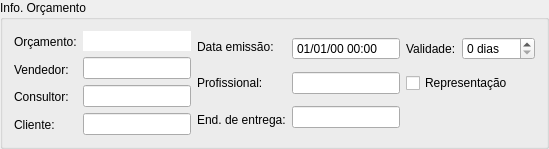
        <widget class="QGroupBox" name="groupBox_2">
         <property name="title">
          <string>Info. Orçamento</string>
         </property>
         <layout class="QGridLayout" name="gridLayout_3">
          <item row="0" column="0">
           <layout class="QHBoxLayout" name="horizontalLayout">
            <item>
             <layout class="QVBoxLayout" name="verticalLayout_6">
              <item>
               <widget class="QLabel" name="labelOrcamento">
                <property name="text">
                 <string>Orçamento:</string>
                </property>
               </widget>
              </item>
              <item>
               <widget class="QLabel" name="labelVendedor">
                <property name="sizePolicy">
                 <sizepolicy hsizetype="Fixed" vsizetype="Preferred">
                  <horstretch>0</horstretch>
                  <verstretch>0</verstretch>
                 </sizepolicy>
                </property>
                <property name="text">
                 <string>Vendedor:</string>
                </property>
               </widget>
              </item>
              <item>
               <widget class="QLabel" name="labelConsultor">
                <property name="sizePolicy">
                 <sizepolicy hsizetype="Fixed" vsizetype="Preferred">
                  <horstretch>0</horstretch>
                  <verstretch>0</verstretch>
                 </sizepolicy>
                </property>
                <property name="text">
                 <string>Consultor:</string>
                </property>
               </widget>
              </item>
              <item>
               <widget class="QLabel" name="labelCliente">
                <property name="text">
                 <string>Cliente:</string>
                </property>
               </widget>
              </item>
             </layout>
            </item>
            <item>
             <layout class="QVBoxLayout" name="verticalLayout_4">
              <item>
               <widget class="QLineEdit" name="lineEditOrcamento">
                <property name="toolTip">
                 <string>&lt;html&gt;&lt;head/&gt;&lt;body&gt;&lt;p&gt;&lt;span style=&quot; font-weight:600;&quot;&gt;Código de Orçamento:&lt;/span&gt;&lt;/p&gt;&lt;p&gt;O código de orçamento é composto de:&lt;/p&gt;&lt;p&gt;* Sigla da loja &lt;/p&gt;&lt;p&gt;* Data (AA)&lt;/p&gt;&lt;p&gt;* Sequência de 4 dígitos&lt;/p&gt;&lt;p&gt;* 'R' se representação&lt;/p&gt;&lt;/body&gt;&lt;/html&gt;</string>
                </property>
                <property name="frame">
                 <bool>false</bool>
                </property>
                <property name="readOnly">
                 <bool>true</bool>
                </property>
               </widget>
              </item>
              <item>
               <widget class="ItemBox" name="itemBoxVendedor"/>
              </item>
              <item>
               <widget class="ItemBox" name="itemBoxConsultor"/>
              </item>
              <item>
               <widget class="ItemBox" name="itemBoxCliente"/>
              </item>
             </layout>
            </item>
           </layout>
          </item>
          <item row="0" column="1">
           <layout class="QHBoxLayout" name="horizontalLayout_2">
            <item>
             <layout class="QVBoxLayout" name="verticalLayout_7">
              <item>
               <widget class="QLabel" name="labelDateTime">
                <property name="text">
                 <string>Data emissão:</string>
                </property>
               </widget>
              </item>
              <item>
               <widget class="QLabel" name="labelProfissional">
                <property name="sizePolicy">
                 <sizepolicy hsizetype="Fixed" vsizetype="Preferred">
                  <horstretch>0</horstretch>
                  <verstretch>0</verstretch>
                 </sizepolicy>
                </property>
                <property name="text">
                 <string>Profissional:</string>
                </property>
               </widget>
              </item>
              <item>
               <widget class="QLabel" name="labelEndereco">
                <property name="sizePolicy">
                 <sizepolicy hsizetype="Fixed" vsizetype="Preferred">
                  <horstretch>0</horstretch>
                  <verstretch>0</verstretch>
                 </sizepolicy>
                </property>
                <property name="text">
                 <string>End. de entrega:</string>
                </property>
               </widget>
              </item>
             </layout>
            </item>
            <item>
             <layout class="QGridLayout" name="gridLayout_5">
              <item row="0" column="1">
               <layout class="QHBoxLayout" name="horizontalLayout_3">
                <item>
                 <widget class="QLabel" name="labelValidade">
                  <property name="sizePolicy">
                   <sizepolicy hsizetype="Fixed" vsizetype="Preferred">
                    <horstretch>0</horstretch>
                    <verstretch>0</verstretch>
                   </sizepolicy>
                  </property>
                  <property name="text">
                   <string>Validade:</string>
                  </property>
                 </widget>
                </item>
                <item>
                 <widget class="QSpinBox" name="spinBoxValidade">
                  <property name="toolTip">
                   <string>&lt;html&gt;&lt;head/&gt;&lt;body&gt;&lt;p&gt;Validade em dias do orçamento, contando a partir de hoje&lt;/p&gt;&lt;/body&gt;&lt;/html&gt;</string>
                  </property>
                  <property name="suffix">
                   <string> dias</string>
                  </property>
                  <property name="maximum">
                   <number>365</number>
                  </property>
                  <property name="singleStep">
                   <number>1</number>
                  </property>
                 </widget>
                </item>
               </layout>
              </item>
              <item row="2" column="0">
               <widget class="ItemBox" name="itemBoxEndereco"/>
              </item>
              <item row="1" column="0">
               <widget class="ItemBox" name="itemBoxProfissional"/>
              </item>
              <item row="0" column="0">
               <widget class="QDateTimeEdit" name="dateTimeEdit">
                <property name="toolTip">
                 <string>&lt;html&gt;&lt;head/&gt;&lt;body&gt;&lt;p&gt;Data/hora em que o orçamento foi criado pela primeira vez&lt;/p&gt;&lt;/body&gt;&lt;/html&gt;</string>
                </property>
                <property name="readOnly">
                 <bool>true</bool>
                </property>
                <property name="buttonSymbols">
                 <enum>QAbstractSpinBox::NoButtons</enum>
                </property>
                <property name="displayFormat">
                 <string>dd/MM/yy hh:mm</string>
                </property>
                <property name="calendarPopup">
                 <bool>false</bool>
                </property>
               </widget>
              </item>
              <item row="1" column="1">
               <widget class="QCheckBox" name="checkBoxRepresentacao">
                <property name="text">
                 <string>Representação</string>
                </property>
               </widget>
              </item>
             </layout>
            </item>
           </layout>
          </item>
         </layout>
        </widget>
